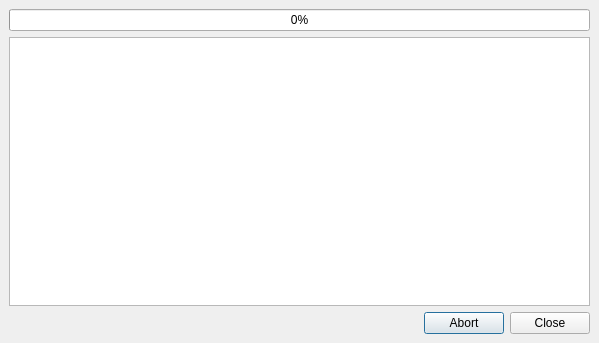
<ui version="4.0" >
 <class>tcImportProgressDialog</class>
 <widget class="QDialog" name="tcImportProgressDialog" >
  <property name="geometry" >
   <rect>
    <x>0</x>
    <y>0</y>
    <width>599</width>
    <height>343</height>
   </rect>
  </property>
  <property name="windowTitle" >
   <string>Import Progress...</string>
  </property>
  <layout class="QVBoxLayout" >
   <property name="margin" >
    <number>9</number>
   </property>
   <property name="spacing" >
    <number>6</number>
   </property>
   <item>
    <widget class="QProgressBar" name="pgs1" >
     <property name="value" >
      <number>0</number>
     </property>
     <property name="orientation" >
      <enum>Qt::Horizontal</enum>
     </property>
    </widget>
   </item>
   <item>
    <widget class="QTextEdit" name="edt1" >
     <property name="readOnly" >
      <bool>true</bool>
     </property>
    </widget>
   </item>
   <item>
    <widget class="QDialogButtonBox" name="buttonBox" >
     <property name="orientation" >
      <enum>Qt::Horizontal</enum>
     </property>
     <property name="standardButtons" >
      <set>QDialogButtonBox::Abort|QDialogButtonBox::Close|QDialogButtonBox::NoButton</set>
     </property>
    </widget>
   </item>
  </layout>
 </widget>
 <resources/>
 <connections>
  <connection>
   <sender>buttonBox</sender>
   <signal>accepted()</signal>
   <receiver>tcImportProgressDialog</receiver>
   <slot>accept()</slot>
   <hints>
    <hint type="sourcelabel" >
     <x>248</x>
     <y>254</y>
    </hint>
    <hint type="destinationlabel" >
     <x>157</x>
     <y>274</y>
    </hint>
   </hints>
  </connection>
  <connection>
   <sender>buttonBox</sender>
   <signal>rejected()</signal>
   <receiver>tcImportProgressDialog</receiver>
   <slot>reject()</slot>
   <hints>
    <hint type="sourcelabel" >
     <x>316</x>
     <y>260</y>
    </hint>
    <hint type="destinationlabel" >
     <x>286</x>
     <y>274</y>
    </hint>
   </hints>
  </connection>
 </connections>
</ui>
